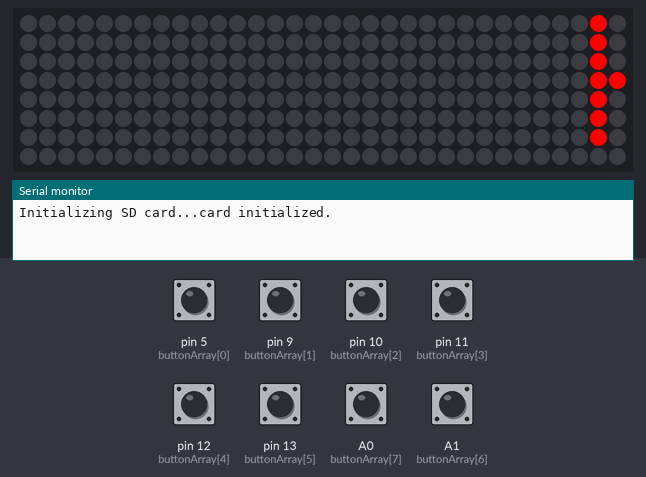
Bench run of a sketch on a simulated Arduino Uno, built with avr-gcc and run on an emulated ATmega328P. Parts: 32×8 RGB LED matrix (first LED top left, wired row by row), the last lines printed to the serial monitor. The inputs (shaded band) are chosen by the test bench; at power-on: A0 (buttonArray[7]), A1 (buttonArray[6]), pin 5 (buttonArray[0]), pin 9 (buttonArray[1]), pin 10 (buttonArray[2]), pin 11 (buttonArray[3]), pin 12 (buttonArray[4]), pin 13 (buttonArray[5]) LOW. Storage starts empty.

Above: at 0.22 s.
At 2.68 s:
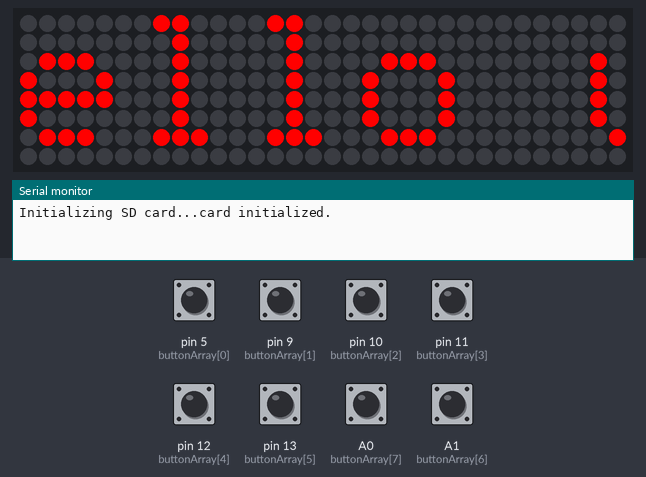
At 5.07 s:
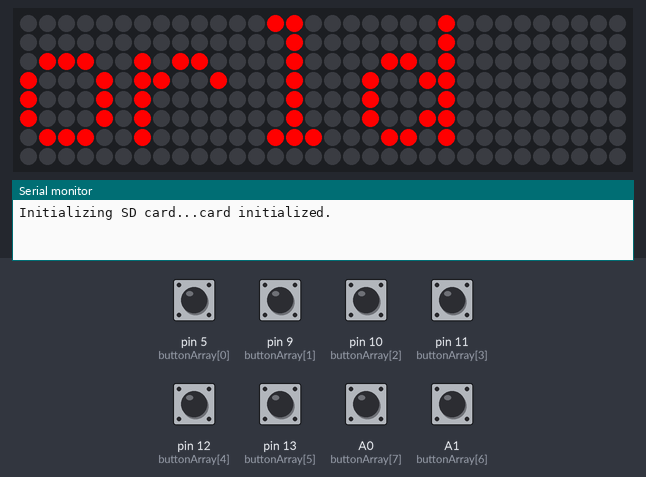
At 9.86 s:
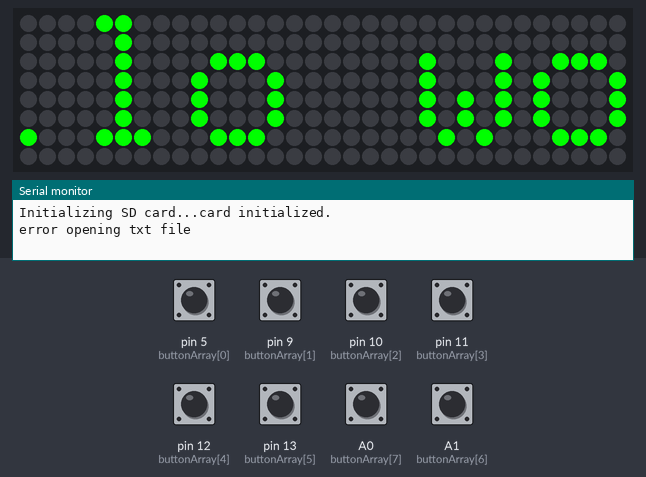
At 14.63 s:
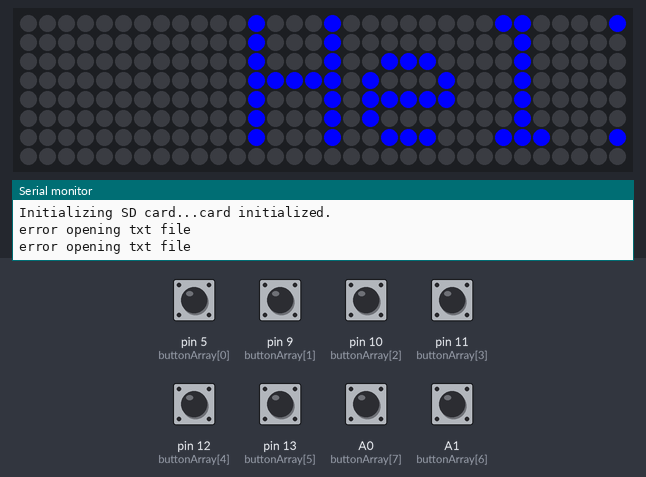
At 19.55 s:
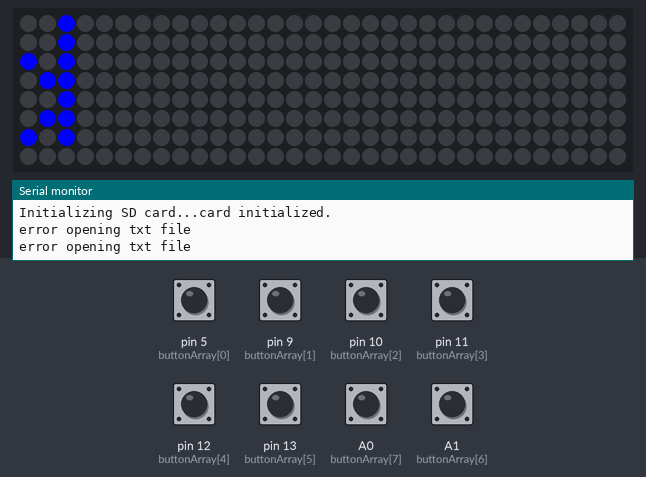

Measured:
- by itself, everything shown: repeats every 19.8 s, in 291 steps

The sketch:

ProtestSign.ino
```cpp
/*
 * LED Protest Sign
 * by brightcolorfulflickers
 * February 2017
 *
 * github.com/brightcolorfulflickers
 * brightcolorfulflickers.tumblr.com
 * instagram.com/brightcolorfulflickers
 */

#include <Adafruit_GFX.h>
#include <Adafruit_NeoMatrix.h>
#include <Adafruit_NeoPixel.h>
#include <SPI.h>
#include <SD.h>
#ifndef PSTR
 #define PSTR // Make Arduino Due happy
#endif

#define PIN 6

// MATRIX DECLARATION:
// Parameter 1 = width of NeoPixel matrix
// Parameter 2 = height of matrix
// Parameter 3 = pin number (most are valid)
// Parameter 4 = matrix layout flags, add together as needed:
//   NEO_MATRIX_TOP, NEO_MATRIX_BOTTOM, NEO_MATRIX_LEFT, NEO_MATRIX_RIGHT:
//     Position of the FIRST LED in the matrix; pick two, e.g.
//     NEO_MATRIX_TOP + NEO_MATRIX_LEFT for the top-left corner.
//   NEO_MATRIX_ROWS, NEO_MATRIX_COLUMNS: LEDs are arranged in horizontal
//     rows or in vertical columns, respectively; pick one or the other.
//   NEO_MATRIX_PROGRESSIVE, NEO_MATRIX_ZIGZAG: all rows/columns proceed
//     in the same order, or alternate lines reverse direction; pick one.
//   See example below for these values in action.
// Parameter 5 = pixel type flags, add together as needed:
//   NEO_KHZ800  800 KHz bitstream (most NeoPixel products w/WS2812 LEDs)
//   NEO_KHZ400  400 KHz (classic 'v1' (not v2) FLORA pixels, WS2811 drivers)
//   NEO_GRB     Pixels are wired for GRB bitstream (most NeoPixel products)
//   NEO_RGB     Pixels are wired for RGB bitstream (v1 FLORA pixels, not v2)


// Example for NeoPixel Shield.  In this application we'd like to use it
// as a 5x8 tall matrix, with the USB port positioned at the top of the
// Arduino.  When held that way, the first pixel is at the top right, and
// lines are arranged in columns, progressive order.  The shield uses
// 800 KHz (v2) pixels that expect GRB color data.
Adafruit_NeoMatrix matrix = Adafruit_NeoMatrix(32, 8, PIN,
  NEO_MATRIX_BOTTOM     + NEO_MATRIX_RIGHT +
  NEO_MATRIX_COLUMNS + NEO_MATRIX_ZIGZAG,
  NEO_GRB            + NEO_KHZ800);
const uint16_t colors[] = {
  matrix.Color(255, 0, 0), matrix.Color(0, 255, 0), matrix.Color(0, 0, 255) };
String textToPrint = "Hello world";

const int buttonArray[] = {5,9,10,11,12,13,A1,A0};
const int lengthDipswitch = 8;
const int chipSelect = 4;


void setup() {
  matrix.begin();
  matrix.setTextWrap(false);
  matrix.setBrightness(255);
  matrix.setTextColor(colors[0]);
  for (int i=0; i < lengthDipswitch; i++) {
    pinMode(buttonArray[i], INPUT);
  }
  Serial.begin(9600);
  Serial.print("Initializing SD card...");

  // see if the card is present and can be initialized:
  if (!SD.begin(chipSelect)) {
    Serial.println("Card failed, or not present");
    // don't do anything more:
    return;
  }
  Serial.println("card initialized.");
}

int x    = matrix.width();
int pass = 0;
unsigned long prevFrameTime = 0L;             // For animation timing
#define FPS 15
int checkMessage = 0;

void loop() {
  unsigned long t = millis();
  if((t - prevFrameTime) >= (1000L / FPS)) { // Handle scrolling
      matrix.fillScreen(0);
      matrix.setCursor(x, 0);
      matrix.print(textToPrint);
      int msgLen = (int)textToPrint.length()*6;
      if(--x < -msgLen) {
         x = matrix.width(); // We must repeat!
         checkMessage = 1;
         if(++pass >= 3) pass = 0;
            matrix.setTextColor(colors[pass]);
      }
    matrix.show();
    prevFrameTime = t;
  }

  if (checkMessage == 1) {
    int msgCount = 0;
    int msgIndex = readDipswitch();
    File dataFile = SD.open("messages.txt");
    // if the file is available, write to it:
    if (dataFile) {
      while (dataFile.available()) {
        String line = dataFile.readStringUntil('\n');
        if (msgCount == msgIndex) {
          textToPrint = line;
          Serial.println(line);
        }
        msgCount++;
      }
      dataFile.close();
    }
    // if the file isn't open, pop up an error:
    else {
      Serial.println("error opening txt file");
    }
    checkMessage = 0;
  }
}

int readDipswitch() {
  int dipswitchRead[lengthDipswitch];
  int dipswitchSum = 0;
  for (int i=0; i < lengthDipswitch; i++) {
    dipswitchRead[i] = digitalRead(buttonArray[i]);
    dipswitchSum += dipswitchRead[i]*ipow(2,i);
  }

  return dipswitchSum;
}

int ipow(int base, int exponent) {
  int result = 1;
  while (exponent != 0)
  {
      if ((exponent & 1) == 1)
          result *= base;
      exponent >>= 1;
      base *= base;
  }

  return result;
}
```
